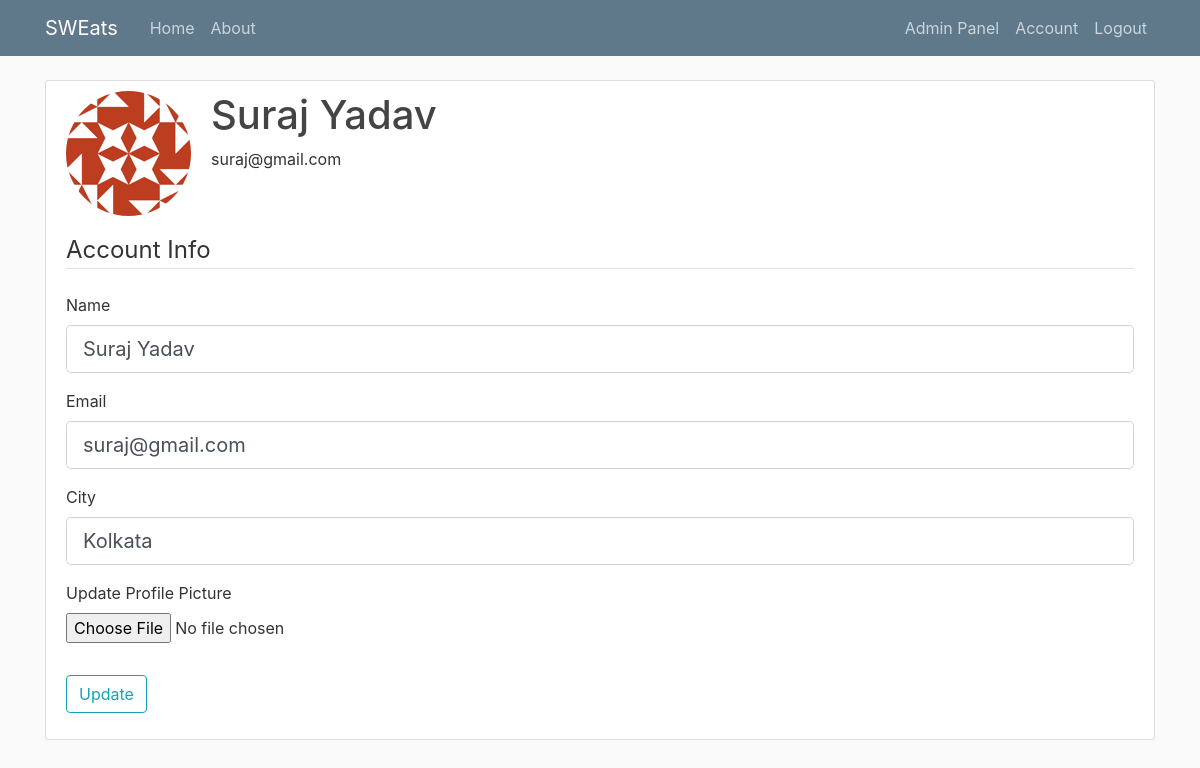
/account (signed in), run on the app's committed database.
### sweats/models.py (models this page shows, shortened)
class Customer(db.Model, UserMixin):
    __tablename__= 'customers'
    id = db.Column(db.Integer , primary_key=True)
    name = db.Column(db.String(20), nullable=False)
    email = db.Column(db.String(120), unique=True, nullable=False)
    password = db.Column(db.String(60), nullable=False)
    image_file = db.Column(db.String(20), nullable=False, default='default.png')
    city = db.Column(db.String(20), nullable=False)
    admin = db.Column(db.Boolean, nullable=False, default=False)
    orders = db.relationship('Order' , backref='owner' , lazy=True)

### sweats/routes/customer_routes.py (the view)
@app.route('/account', methods=['GET', 'POST'])
@login_required
def account():
    form = UpdateAccountForm()
    if form.validate_on_submit():
        if form.picture.data:
            if current_user.image_file != 'default.png':
                delete_old_picture(current_user.image_file, 'profile_pics')
            picture_file = save_picture(form.picture.data, "static/profile_pics", 125, 125)
            current_user.image_file = picture_file
        current_user.name = form.name.data
        current_user.email = form.email.data
        current_user.city = form.city.data
        db.session.commit()
        flash('Account updated successfully!', 'success')
        return redirect(url_for('account'))
    elif request.method == 'GET':
        form.name.data = current_user.name
        form.email.data = current_user.email
        form.city.data = current_user.city
    image_file = url_for('static', filename='profile_pics/' + current_user.image_file)
    return render_template('account.html', title='Account', image_file=image_file, form=form)

### sweats/forms.py (shortened to what this page needs)
class UpdateAccountForm(FlaskForm):
    name = StringField('Name', validators=[DataRequired(), Length(min=2, max=20)])
    email = StringField('Email', validators=[DataRequired(), Email()])
    city = StringField('City', validators=[DataRequired(), Length(min=2, max=20)])
    picture = FileField('Update Profile Picture', validators=[FileAllowed(['jpg','png'])])
    submit = SubmitField('Update')

### sweats/models.py (called while the page is built)
@login_manager.user_loader
def load_user(user_id):
    return Customer.query.get(int(user_id))

### sweats/templates/account.html (shortened to what this page needs)
{% extends "layout.html" %}
{% block content %}
    <div class="content-section">
        <div class="media">
            <img class="rounded-circle account-img" src="{{ image_file }}">
            <div class="media-body">
                <h2 class="account-heading">{{ current_user.name }}</h2>
                <p class="text-secondry">{{ current_user.email }}</p>
            </div>
        </div>
        <form method="POST" action="" enctype="multipart/form-data">
            <fieldset class="form-group">
                <legend class="border-bottom mb-4">Account Info</legend>
                <div class="form-group">
                    {{ form.name.label(class="form-control-label") }}
                    {% if form.name.errors %}
                        {{ form.name(class="form-control form-control-lg is-invalid") }}
                        <div class="invalid-feedback">
                            {% for error in form.name.errors %}
                                <span>{{ error }}</span>
                            {% endfor %}
                        </div>
                    {% else %}
                        {{ form.name(class="form-control form-control-lg") }}
                    {% endif %}
                </div>
                <div class="form-group">
                    {{ form.email.label(class="form-control-label") }}
                    {% if form.email.errors %}
                        {{ form.email(class="form-control form-control-lg is-invalid") }}
                        <div class="invalid-feedback">
                            {% for error in form.email.errors %}
                                <span> {{ error }} </span>
                            {% endfor %}
                        </div>
                    {% else %}
                        {{ form.email(class="form-control form-control-lg") }}
                    {% endif %}
                </div>
                <div class="form-group">
                    {{ form.city.label(class="form-control-label") }}
                    {% if form.city.errors %}
                        {{ form.city(class="form-control form-control-lg is-invalid") }}
                        <div class="invalid-feedback">
                            {% for error in form.city.errors %}
                                <span>{{ error }}</span>
                            {% endfor %}
                        </div>
                    {% else %}
                        {{ form.city(class="form-control form-control-lg") }}
                    {% endif %}
                </div>
                <div class="form-group">
                    {{ form.picture.label() }}
                    {{ form.picture(class="form-control-file") }}
                </div>
            </fieldset>
            <div class="form-group">
                {{ form.submit(class="btn btn-outline-info") }}
            </div>
        </form>
    </div>
{% endblock content %}

### sweats/templates/layout.html (shortened to what this page needs)
<!DOCTYPE html>
<html lang="en">
<head>
    <link rel="stylesheet" href="https://stackpath.bootstrapcdn.com/bootstrap/4.4.1/css/bootstrap.min.css">
    <link rel="stylesheet" type='text/css' href="{{ url_for('static' , filename='main.css') }}">
</head>
<body>
    <header class="site-header">
        <nav class="navbar navbar-expand-md navbar-dark bg-steel fixed-top">
          <div class="container">
            <a class="navbar-brand mr-4" href="{{ url_for('home') }}">SWEats</a>
            <div class="collapse navbar-collapse" id="navbarToggle">
              <div class="navbar-nav mr-auto">
                <a class="nav-item nav-link" href="{{ url_for('home') }}">Home</a>
                <a class="nav-item nav-link" href="{{ url_for('about') }}">About</a>
              </div>
              <div class="navbar-nav">
                {% if current_user.is_authenticated %}
                  {% if current_user.admin %}
                    <a class="nav-item nav-link" href="{{ url_for('admin') }}">Admin Panel</a>
                  {% endif %}
                  <a class="nav-item nav-link" href="{{ url_for('account') }}">Account</a>
                  <a class="nav-item nav-link" href="{{ url_for('logout') }}">Logout</a>
                {% else %}
                  <a class="nav-item nav-link" href="{{ url_for('login') }}">Login</a>
                  <a class="nav-item nav-link" href="{{ url_for('register') }}">Register</a>
                {% endif %}
              </div>
            </div>
          </div>
        </nav>
    </header>
    <main role="main" class="container">
        {% block content %}{% endblock %}
    </main>
</body>
</html>

### sweats/static/main.css (style rules this page uses)
body { background: #fafafa; color: #333333; margin-top: 5rem; }
h1, h2, h3, h4, h5, h6 { color: #444444; }
.bg-steel { background-color: #5f788a; }
.site-header .navbar-nav .nav-link { color: #cbd5db; }
.content-section { background: #ffffff; padding: 10px 20px; border: 1px solid #dddddd; border-radius: 3px; margin-bottom: 20px; }
.account-img { height: 125px; width: 125px; margin-right: 20px; margin-bottom: 16px; }
.account-heading { font-size: 2.5rem; }

### data on the page
Customer: name "Suraj Yadav", email "suraj@gmail.com", city "Kolkata"
